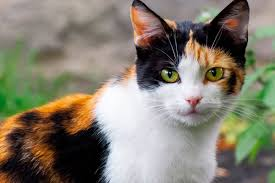
#> input picture images/kucing3.png, 275 x 183 px
$ jupyter execute sourceCode.ipynb
#> lines starting #> are read from the running program, lines starting #| are printed output that depends on the picture
#> further down, image is the input picture: shape (183, 275, 3); mean B, G, R 111.6, 126.3, 131.8
[cell 1]
import cv2
import numpy as np
import matplotlib.pyplot as plt

[cell 2]
def convert_to_rgb(image):
  """fungsi untuk merubah BGR ke RGB dengan opencv"""

  image_rgb = cv2.cvtColor(image, cv2.COLOR_BGR2RGB)
  return image_rgb

[cell 3]
def convert_to_cmy(image):
  """
  Fungsi untuk mengubah citra RGB menjadi CMY.

  rumus: C = 1 - R, M = 1 - G, Y = 1 - B
  """
  # Normalisasi nilai RGB ke rentang [0, 1]
  image_normalized = image / 255.0

  # Konversi ke CMY
  C = 1 - image_normalized[:, :, 0]
  M = 1 - image_normalized[:, :, 1]
  Y = 1 - image_normalized[:, :, 2]

  # Gabungkan kanal CMY
  cmy_image = np.stack((C, M, Y), axis=-1)

  # Konversi kembali ke rentang [0, 255] untuk ditampilkan
  cmy_image = (cmy_image * 255).astype(np.uint8)

  # Tampilkan hasil
  plt.figure(figsize=(10, 4))
  plt.subplot(1, 2, 1)
  plt.title("Original Image")
  plt.imshow(image)
  plt.axis('off')

  plt.subplot(1, 2, 2)
  plt.title("CMY Image")
  plt.imshow(cmy_image)
  plt.axis('off')

  plt.tight_layout()
  plt.show()

  return cmy_image

[cell 4]
def convert_to_cmyk(image):
  """
  Fungsi untuk mengubah citra RGB menjadi CMYK.
  Rumus:

  C = (1 - R - K) / (1 - K), M = (1 - G - K) / (1 - K), Y = (1 - B - K) / (1 - K), K = min(C, M, Y)
  """
  # Normalisasi nilai RGB ke rentang [0, 1]
  image_normalized = image / 255.0

  # Pisahkan kanal RGB
  R = image_normalized[:, :, 0]
  G = image_normalized[:, :, 1]
  B = image_normalized[:, :, 2]

  # Hitung kanal K
  K = 1 - np.max(image_normalized, axis=2)

  # Hitung kanal C, M, Y
  C = (1 - R - K) / (1 - K + 1e-8)
  M = (1 - G - K) / (1 - K + 1e-8)
  Y = (1 - B - K) / (1 - K + 1e-8)

  # Gabungkan kanal CMYK
  cmyk_image = np.stack((C, M, Y, K), axis=-1)

  # Konversi kembali ke rentang [0, 255] untuk ditampilkan
  cmyk_image = (cmyk_image * 255).astype(np.uint8)

  # Tampilkan hasil
  plt.figure(figsize=(12, 6))
  plt.subplot(2, 3, 1)
  plt.title("Original Image")
  plt.imshow(image)
  plt.axis('off')

  plt.subplot(2, 3, 2)
  plt.title("Cyan")
  plt.imshow(C, cmap='gray')
  plt.axis('off')

  plt.subplot(2, 3, 3)
  plt.title("Magenta")
  plt.imshow(M, cmap='gray')
  plt.axis('off')

  plt.subplot(2, 3, 4)
  plt.title("Yellow")
  plt.imshow(Y, cmap='gray')
  plt.axis('off')

  plt.subplot(2, 3, 5)
  plt.title("Black (K)")
  plt.imshow(K, cmap='gray')
  plt.axis('off')

  plt.tight_layout()
  plt.show()

  return cmyk_image

[cell 5]
def convert_to_hsi(image):
  """
  Fungsi untuk mengubah citra RGB menjadi HSI.
  """
  # Normalisasi nilai RGB ke rentang [0, 1]
  image_normalized = image / 255.0

  # Pisahkan kanal RGB
  R = image_normalized[:, :, 0]
  G = image_normalized[:, :, 1]
  B = image_normalized[:, :, 2]

  # Hitung Intensity (I)
  I = (R + G + B) / 3.0

  # Hitung Saturation (S)
  min_val = np.minimum(np.minimum(R, G), B)
  S = 1 - (3 / (R + G + B + 1e-8)) * min_val

  # Hitung Hue (H)
  num = 0.5 * ((R - G) + (R - B))
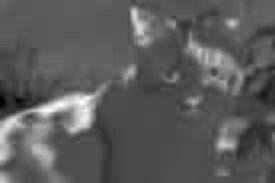
#> num: shape (183, 275) float64; min -0.294, max 0.663, mean 0.0506; drawn with min black and max white
  den = np.sqrt((R - G) ** 2 + (R - B) * (G - B)) + 1e-8
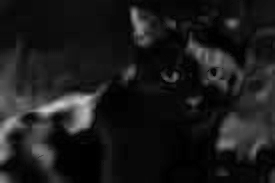
#> den: shape (183, 275) float64; min 1e-08, max 0.799, mean 0.106
  theta = np.arccos(num / den)
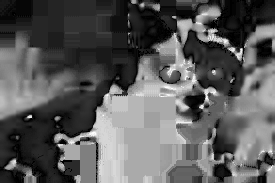
#> theta: shape (183, 275) float64; min 0.000292, max 3.14, mean 1.12; drawn with min black and max white
  H = np.where(B > G, 2 * np.pi - theta, theta)
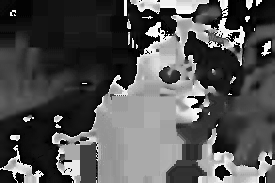
#> H: shape (183, 275) float64; min 0.000292, max 6.27, mean 2.08; drawn with min black and max white
  H = H / (2 * np.pi)  # Normalisasi ke rentang [0, 1]

  # Gabungkan kanal HSI
  hsi_image = np.stack((H, S, I), axis=-1)
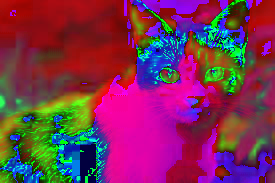
#> hsi_image: shape (183, 275, 3) float64; mean of channels 0, 1, 2 0.331, 0.191, 0.483; drawn as B, G, R

  # Konversi kembali ke rentang [0, 255] untuk ditampilkan
  hsi_image = (hsi_image * 255).astype(np.uint8)

  # Tampilkan hasil
  plt.figure(figsize=(12, 6))
  plt.subplot(2, 2, 1)
  plt.title("Original Image")
  plt.imshow(image)
  plt.axis('off')

  plt.subplot(2, 2, 2)
  plt.title("Hue")
  plt.imshow(H, cmap='gray')
  plt.axis('off')

  plt.subplot(2, 2, 3)
  plt.title("Saturation")
  plt.imshow(S, cmap='gray')
  plt.axis('off')

  plt.subplot(2, 2, 4)
  plt.title("Intensity")
  plt.imshow(I, cmap='gray')
  plt.axis('off')

  plt.tight_layout()
  plt.show()

  return hsi_image

[cell 6]
def convert_to_yuv(image):
  """
  Fungsi untuk mengubah citra RGB menjadi YUV.

  rumus:

  Y = 0.299R + 0.587G + 0.114B, U = 0.492(B - Y), V = 0.877(R - Y)
  """
  # Normalisasi nilai RGB ke rentang [0, 1]
  image_normalized = image / 255.0

  # Pisahkan kanal RGB
  R = image_normalized[:, :, 0]
  G = image_normalized[:, :, 1]
  B = image_normalized[:, :, 2]

    # Hitung kanal Y, U, V
  Y = 0.299 * R + 0.587 * G + 0.114 * B
  U = 0.492 * (B - Y)
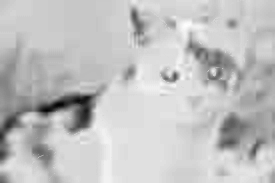
#> U: shape (183, 275) float64; min -0.291, max 0.0548, mean -0.0283; drawn with min black and max white
  V = 0.877 * (R - Y)

  # Gabungkan kanal YUV
  yuv_image = np.stack((Y, U, V), axis=-1)

  # Konversi kembali ke rentang [0, 255] untuk ditampilkan
  yuv_image = (yuv_image * 255).astype(np.uint8)
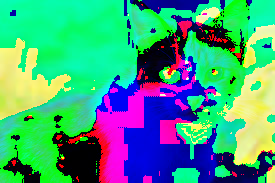
#> yuv_image: shape (183, 275, 3); mean of channels 0, 1, 2 125.8, 158.7, 67.4; drawn as B, G, R

  # Tampilkan hasil
  plt.figure(figsize=(12, 6))
  plt.subplot(2, 2, 1)
  plt.title("Original Image")
  plt.imshow(image)
  plt.axis('off')

  plt.subplot(2, 2, 2)
  plt.title("Y Channel")
  plt.imshow(Y, cmap='gray')
  plt.axis('off')

  plt.subplot(2, 2, 3)
  plt.title("U Channel")
  plt.imshow(U, cmap='gray')
  plt.axis('off')

  plt.subplot(2, 2, 4)
  plt.title("V Channel")
  plt.imshow(V, cmap='gray')
  plt.axis('off')

  plt.tight_layout()
  plt.show()

  return yuv_image

[cell 7]
def convert_to_ycbcr(image):
  """
  Fungsi untuk mengubah citra RGB menjadi YCbCr.

  rumus:
  Y = 0.299R + 0.587G + 0.114B,
  Cb = 128 - 0.168736R - 0.331364G + 0.5B,
  Cr = 128 + 0.5R - 0.418688G - 0.081312B
  """

  # Normalisasi nilai RGB ke rentang [0, 1]
  image_normalized = image / 255.0

  # Pisahkan kanal RGB
  R = image_normalized[:, :, 0]
  G = image_normalized[:, :, 1]
  B = image_normalized[:, :, 2]

  # Hitung kanal Y, Cb, Cr
  Y = 0.299 * R + 0.587 * G + 0.114 * B
  Cb = -0.168736 * R - 0.331364 * G + 0.5 * B + 0.5
  Cr = 0.5 * R - 0.418688 * G - 0.081312 * B + 0.5
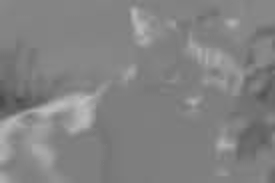
#> Cr: shape (183, 275) float64; min 0.292, max 0.755, mean 0.516

  # Gabungkan kanal YCbCr
  ycbcr_image = np.stack((Y, Cb, Cr), axis=-1)
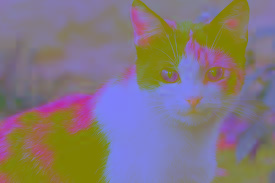
#> ycbcr_image: shape (183, 275, 3) float64; mean of channels 0, 1, 2 0.495, 0.468, 0.516; drawn as B, G, R

  # Konversi kembali ke rentang [0, 255] untuk ditampilkan
  ycbcr_image = (ycbcr_image * 255).astype(np.uint8)

  # Tampilkan hasil
  plt.figure(figsize=(12, 6))
  plt.subplot(2, 2, 1)
  plt.title("Original Image")
  plt.imshow(image)
  plt.axis('off')

  plt.subplot(2, 2, 2)
  plt.title("Y Channel")
  plt.imshow(Y, cmap='gray')
  plt.axis('off')

  plt.subplot(2, 2, 3)
  plt.title("Cb Channel")
  plt.imshow(Cb, cmap='gray')
  plt.axis('off')

  plt.subplot(2, 2, 4)
  plt.title("Cr Channel")
  plt.imshow(Cr, cmap='gray')
  plt.axis('off')

  plt.tight_layout()
  plt.show()

  return ycbcr_image

[cell 8]
def sharpening(image, amount=1.5, sigma=1.0):
  """
  sharpening dengan metode gaussian blur.

  citra akan diblur terlebih dahulu
  lalu dikembalikan lagi dengan penambahan citra sebelumnya dengan rumus:

  g = (1+a) * f - a * blur(f)
  """
#> called with amount = 1.5, sigma = 1

  blurred = cv2.GaussianBlur(image, (5, 5), sigma)
  sharpened = cv2.addWeighted(image, 1 + amount, blurred, -amount, 0)
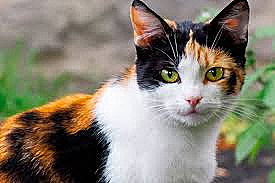
#> sharpened: shape (183, 275, 3); mean R, G, B 132.2, 126.9, 112.3

  plt.figure(figsize=(10,4))
  plt.subplot(1, 2, 1)
  plt.title("Original Image")
  plt.imshow(image)
  plt.axis('off')

  plt.subplot(1, 2, 2)
  plt.title(f"Sharpened Image\n(amount={amount}, sigma={sigma})")
  plt.imshow(sharpened)
  plt.axis('off')

  plt.tight_layout()
  plt.show()

  return sharpened

[cell 9]
def smoothing(image, kernel_size=5, sigma=1.0):
  """
  blur dengan metode gaussian blur.

  seperti sharpening dengan gaussian blur, tetapi tidak memerlukan pengembalian citra.
  """
#> called with kernel_size = 5, sigma = 1

  blurred = cv2.GaussianBlur(image, (kernel_size, kernel_size), sigma)

  plt.figure(figsize=(10,4))
  plt.subplot(1, 2, 1)
  plt.title("Original Image")
  plt.imshow(image)
  plt.axis('off')

  plt.subplot(1, 2, 2)
  plt.title(f"Smoothed Image\n(kernel={kernel_size}, sigma={sigma})")
  plt.imshow(blurred)
  plt.axis('off')

  plt.tight_layout()
  plt.show()

  return blurred

[cell 10]
# Ganti dengan path gambar
image = cv2.imread('../images/kucing3.png')
image_rgb = convert_to_rgb(image)

$ run again, with images/kucing1.png copied over images/kucing3.png
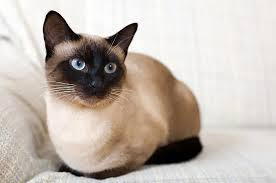
#> input picture images/kucing1.png, 276 x 183 px
#> image is the input picture: shape (183, 276, 3); mean B, G, R 176.3, 184.6, 194.6
#> in convert_to_ycbcr, `ycbcr_image = np.stack((Y, Cb, Cr), axis=-1)`:
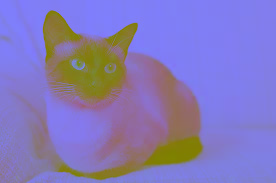
#> ycbcr_image: shape (183, 276, 3) float64; mean of channels 0, 1, 2 0.732, 0.477, 0.522; drawn as B, G, R
#> in sharpening, `sharpened = cv2.addWeighted(image, 1 + amount, blurred, -amount, 0)`:
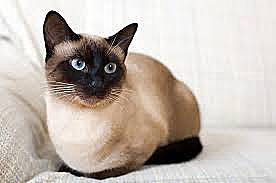
#> sharpened: shape (183, 276, 3); mean R, G, B 194.6, 184.8, 176.5

$ run again, with images/kucing2.png copied over images/kucing3.png
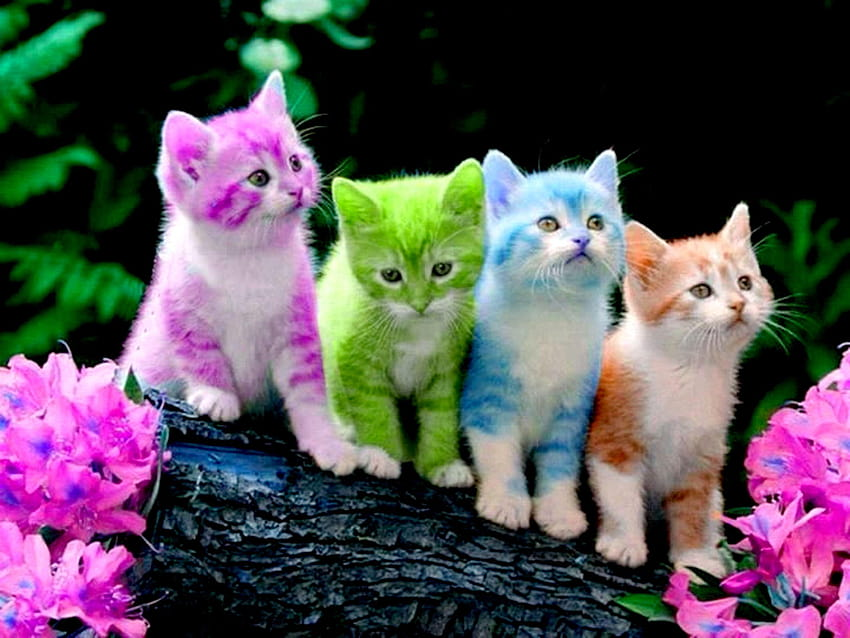
#> input picture images/kucing2.png, 850 x 638 px
#> image is the input picture: shape (638, 850, 3); mean B, G, R 85, 78.8, 87
#> in convert_to_yuv, `yuv_image = np.stack((Y, U, V), axis=-1)`:
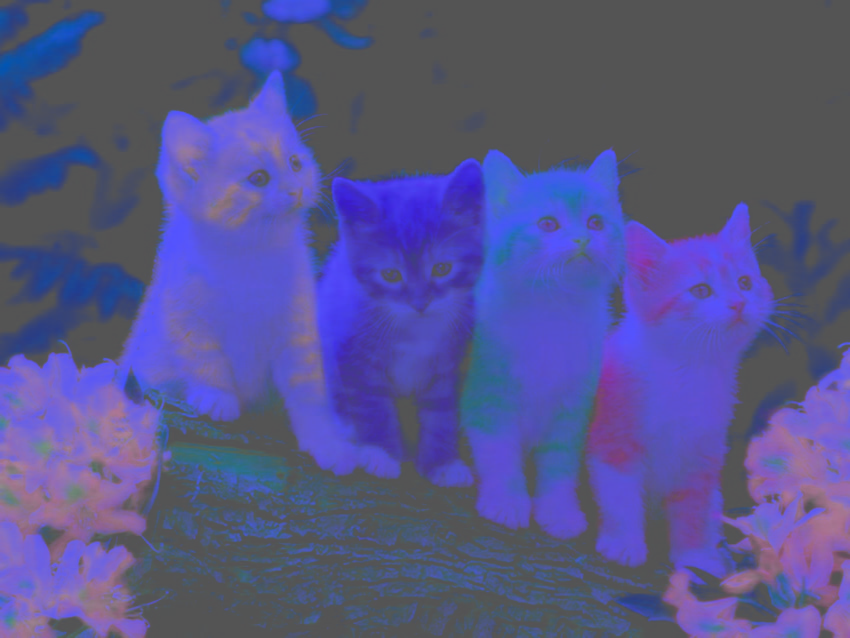
#> yuv_image: shape (638, 850, 3) float64; mean of channels 0, 1, 2 0.321, 0.0058, 0.0173; drawn with min black and max white
